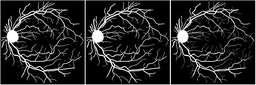
#> input picture images/VNRsteps.png, 256 x 85 px, shrunk from 1539 x 513 before the run
$ python -i gapFilling.py   (imports and definitions only)
#> lines starting #> are read from the running program, lines starting #| are printed output that depends on the picture; after the words box and inside, x2 and y2 are one past the last pixel; in counts of white or black regions, pixels touching at a corner belong together
#> further down, picture is the input picture: shape (85, 256); min 0, max 255, mean 37.4
import os
import sys
import cv2
import sys
import math
import tqdm
import numpy
import scipy
import skimage

# [7 lines left out: function removeSmallPix, not called in this run]

def getMutualShortestDistancePairs(firstPList, secondPList):
    distances = scipy.spatial.distance.cdist(firstPList, secondPList, "euclidean")
    maxInt = numpy.iinfo(numpy.int32).max
    distances[distances == 0] = maxInt
    minDistIdx = numpy.argmin(distances, axis=1)
    corList = tuple(zip(numpy.arange(len(minDistIdx)),minDistIdx))
    idxValList = [a for a in corList if any((a == b[::-1]) for b in corList)]
    uniquePairsList = [pair for i, pair in enumerate(idxValList) if pair[::-1] not in idxValList[:i]]
    endPToLink = []
    for e in uniquePairsList:
        endPToLink.append([tuple(firstPList[e[0]]),tuple(firstPList[e[1]])])
    return endPToLink

# [35 lines left out: function getLinePixList, not called in this run]

def checkBranchingConditions(pair, labels, stats, mainLabels, endPointsList, crossPointsList, statsSkeleton, skeleton):
    skeletonCopy = numpy.copy(skeleton)
    assert(len(pair) == 2)
    p1, p2 = pair

    #region does pair's elements are from a similar CC ?
    if labels[p1] == labels[p2]:
        return []
    # [16 lines of commented-out code are left out]
    if labels[p1] != mainLabels and labels[p2] == mainLabels:
        smallestCCPix = p1
    elif labels[p1] == mainLabels and labels[p2] != mainLabels:
        smallestCCPix = p2
    #Size comparison done on img not on skeleton
    elif stats[labels[p1], cv2.CC_STAT_AREA] < stats[labels[p2], cv2.CC_STAT_AREA]:
        smallestCCPix = p1
    else:
        smallestCCPix = p2

    branchPix = numpy.argwhere(labels==labels[smallestCCPix])
    branchEndP = [(a[0],a[1]) for a in branchPix if any((a == b).all() for b in endPointsList)]
    branchcrossP = [(a[0],a[1]) for a in branchPix if any((a == b).all() for b in crossPointsList)]
    branchEndCrossP = branchEndP+branchcrossP

    branchEndCrossP = [t for t in branchEndCrossP if t not in pair]
    distances = scipy.spatial.distance.cdist([smallestCCPix], branchEndCrossP, "euclidean")
    nearest = branchEndCrossP[numpy.argmin(distances)]

    if smallestCCPix == p1:
        uniquebranchEndCrossP = pair[::-1]+[nearest]
    else:
        uniquebranchEndCrossP = pair+[nearest]

    p1, p2, p3 = uniquebranchEndCrossP #Angle in p2
    assert(p1 != p2 and p2 != p3)
    a = numpy.array([p2[0] - p1[0], p2[1] - p1[1]])
    b = numpy.array([p2[0] - p3[0], p2[1] - p3[1]])

    # Clamp to avoid out of range cuz of precision loss
    arg = numpy.dot(a, b)/(numpy.linalg.norm(a)*numpy.linalg.norm(b))
    arg = numpy.clip(arg, -1, 1)
    angle = round(math.degrees(math.acos(arg)))

    #acos => angle€[0;180]
    if angle < 135:
        return []
    #endregion

    #region is there already a vessel in the rebranching path ?
    linePixList = getLinePixList(p1, p2)
    linePixList.remove(p1)
    linePixList.remove(p2)

    skeletonCopy = skeletonCopy.astype(numpy.uint8)*255
    sumPath = 0
    for e in linePixList:
        sumPath += skeleton[e] #Does not work for diagonal crossing

    if sumPath > 0:
        return []
    #endregion

    return pair

# [22 lines left out: function propagateBranchWidth, not called in this run]

def gapFilling(img):
    numLabels, labels, stats, _ = cv2.connectedComponentsWithStats(img.astype(numpy.uint8), connectivity=8)
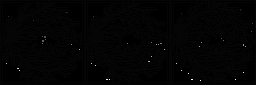
#> labels: shape (85, 256) int32; min 0, max 48, mean 0.6; drawn with min black and max white
#> numLabels = 49; stats = 49 rows, first 6: [1, 1, 254, 83, 9411], [0, 0, 256, 85, 12287], [20, 5, 1, 1, 1], [105, 5, 1, 1, 1], [190, 5, 1, 1, 1], [155, 9, 1, 1, 1]
    mainLabels = numpy.argmax(stats[1:, cv2.CC_STAT_AREA])+1
#> mainLabels = 1
    # mainPix = numpy.argwhere(labels == mainLabels)[:, ::-1]

    skeleton = skimage.morphology.skeletonize(img)
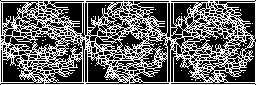
#> skeleton: shape (85, 256) bool; 40.2% white in thin lines or dots
    kernel = numpy.array([[1, 1, 1], [1, 0, 1], [1, 1, 1]])
    countNeighborsOfAllPix = scipy.signal.convolve2d(skeleton, kernel, mode='same', boundary='fill', fillvalue=0)
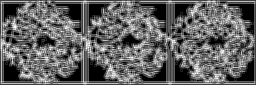
#> countNeighborsOfAllPix: shape (85, 256) int64; min 0, max 8, mean 3.13; drawn with min black and max white
    countNeighborsOfOnesPix = numpy.where(skeleton==1, countNeighborsOfAllPix, 0)
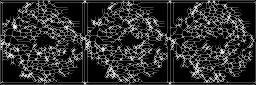
#> countNeighborsOfOnesPix: shape (85, 256) int64; min 0, max 8, mean 1.44; drawn with min black and max white
    endPointsList = numpy.argwhere(countNeighborsOfOnesPix==1) #y,x format
#> endPointsList = 160 pairs, first value 6 to 80, second value 6 to 253
    crossPointsList = numpy.argwhere(countNeighborsOfOnesPix==3) #y,x format
#> crossPointsList = 1869 pairs, first value 0 to 84, second value 0 to 255

    _, labelsSkeleton, statsSkeleton, _ = cv2.connectedComponentsWithStats(skeleton.astype(numpy.uint8), connectivity=8)
#> statsSkeleton = 49 rows, first 6: [0, 0, 256, 85, 13005], [0, 0, 256, 85, 8697], [20, 5, 1, 1, 1], [105, 5, 1, 1, 1], [190, 5, 1, 1, 1], [155, 9, 1, 1, 1]
    # mainPixSkeleton = numpy.argwhere(labelsSkeleton == mainLabels)[:, ::-1]
    # mainEndPixSkeleton = numpy.array([a for a in endPointsList if any((a == b).all() for b in mainPixSkeleton)])

    endPToLink = getMutualShortestDistancePairs(endPointsList, endPointsList)
#> in getMutualShortestDistancePairs, `distances = scipy.spatial.distance.cdist(firstPList, secondPList, "euc..`:
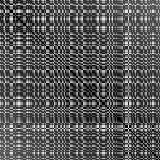
#> distances: shape (160, 160) float64; min 0, max 249.9, mean 89.6
#> in getMutualShortestDistancePairs, `distances[distances == 0] = maxInt`:
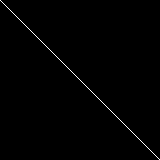
#> distances: shape (160, 160) float64; 0.62% of pixels changed, all inside (x1, y1, x2, y2) = (0, 0, 160, 160); drawn with min black and max white
#> in getMutualShortestDistancePairs, `minDistIdx = numpy.argmin(distances, axis=1)`: minDistIdx = 160 values, max 158 at index 150, min 0 at index 29, mean 79.84
#> in getMutualShortestDistancePairs, `corList = tuple(zip(numpy.arange(len(minDistIdx)),minDistIdx))`: corList = 160 pairs, first value 0 to 159, second value 0 to 158
#> in getMutualShortestDistancePairs, `idxValList = [a for a in corList if any((a == b[::-1]) for b in corLis..`: idxValList = 114 pairs, first value 0 to 158, second value 0 to 158
#> in getMutualShortestDistancePairs, `uniquePairsList = [pair for i, pair in enumerate(idxValList) if pair[:..`: uniquePairsList = 57 pairs, first value 0 to 156, second value 7 to 158
#> the loop in getMutualShortestDistancePairs, `for e in uniquePairsList:` made 57 passes
#> e on passes 1 to 12: (0, 29), (2, 8), (3, 9), (4, 10), (6, 7), (11, 12), (13, 14), (18, 19), (20, 26), (21, 22), (23, 24), (30, 36)
#> after the loop in getMutualShortestDistancePairs, `for e in uniquePairsList:`: endPToLink = 57 items
#> endPToLink = 57 items

    validPairs = []
    for e in endPToLink:
        pair = checkBranchingConditions(e,labels, stats, mainLabels, endPointsList, crossPointsList, statsSkeleton, skeleton)
        if pair!=[]:
            validPairs.append(pair)
#> this loop made 57 passes
#> after the loop, validPairs = []
    # print("valid endPToLink:",len(validPairs),":", validPairs,"\n")

    crossEndPToLink = getMutualShortestDistancePairs(endPointsList, crossPointsList)
#> in getMutualShortestDistancePairs (call 2), `distances = scipy.spatial.distance.cdist(firstPList, secondPList, "euc..`:
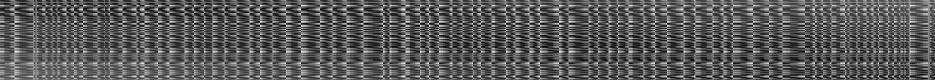
#> distances: shape (160, 1869) float64 (shown at 1/2 size); min 1, max 258.9, mean 91.2; drawn with min black and max white
#> in getMutualShortestDistancePairs (call 2), `minDistIdx = numpy.argmin(distances, axis=1)`: minDistIdx = 160 values, max 1805 at index 158, min 74 at index 0, mean 1010.7
#> in getMutualShortestDistancePairs (call 2), `corList = tuple(zip(numpy.arange(len(minDistIdx)),minDistIdx))`: corList = 160 pairs, first value 0 to 159, second value 74 to 1805
#> in getMutualShortestDistancePairs (call 2), `idxValList = [a for a in corList if any((a == b[::-1]) for b in corLis..`: idxValList = []
#> crossEndPToLink = []

    for e in crossEndPToLink:
        pair = checkBranchingConditions(e,labels, stats, mainLabels, endPointsList, crossPointsList, statsSkeleton, skeleton)
        if pair!=[]:
            validPairs.append(pair)
#> this loop made 0 passes
    # [5 lines of commented-out code are left out]
    for vp in validPairs:
        y0,x0 = vp[0]
        y1,x1 = vp[1]
        # cv2.line(skeleton, (x0,y0), (x1,y1) , 255, 1)
        cv2.line(img, (x0,y0), (x1,y1) , 200, 1)
        img = propagateBranchWidth(img, (x1,y1))
    # cv2.imshow("labels", labels.astype(numpy.uint8)*2)
    # cv2.imshow("img", img)
    # cv2.waitKey(0)
    return img

# [7 lines left out: function main, not called in this run]

# [2 lines not run here, left out]

>>> import cv2
>>> picture = cv2.imread('images/VNRsteps.png', cv2.IMREAD_GRAYSCALE)
>>> result = gapFilling(picture)

$ run again, on images/reBranchOrRemove.png
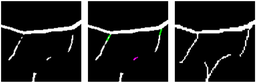
#> input picture images/reBranchOrRemove.png, 256 x 83 px, shrunk from 1517 x 489 before the run
#> labels: shape (83, 256) int32; 11 distinct labels, from 0 to 10
#> numLabels = 11; stats = [[2, 2, 252, 79, 15023], [0, 0, 256, 83, 6154], [44, 54, 10, 9, 36], [135, 55, 1, 1, 1], [233, 54, 1, 2, 2], [133, 56, 6, 5, 18], [131, 59, 1, 1, 1], [204, 59, 2, 1, 2], [179, 65, 4, 1, 4], [33, 70, 4, 1, 4], [120, 70, 3, 1, 3]]
#> mainLabels = 1
#> skeleton: shape (83, 256) bool; 15.9% white in thin lines or dots
#> countNeighborsOfOnesPix: shape (83, 256) int64; 8 distinct labels, from 0 to 7
#> endPointsList = 48 pairs, first value 19 to 75, second value 6 to 249
#> crossPointsList = 619 pairs, first value 2 to 80, second value 0 to 254
#> in gapFilling, `_, labelsSkeleton, statsSkeleton, _ = cv2.connectedComponentsWithStats..`:
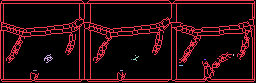
#> labelsSkeleton: shape (83, 256) int32; 11 distinct labels, from 0 to 10; one colour per label, 0 black
#> statsSkeleton = [[0, 0, 256, 83, 17864], [0, 0, 255, 82, 3330], [44, 54, 9, 9, 29], [135, 55, 1, 1, 1], [233, 54, 1, 2, 2], [133, 56, 6, 5, 8], [131, 59, 1, 1, 1], [204, 59, 2, 1, 2], [179, 65, 4, 1, 4], [33, 70, 4, 1, 4], [120, 70, 3, 1, 3]]
#> minDistIdx = 48 values, max 44 at index 46, min 2 at index 4, mean 23.98
#> corList = 48 pairs, first value 0 to 47, second value 2 to 44
#> idxValList = 28 pairs, first value 2 to 43, second value 2 to 43
#> uniquePairsList = [(2, 4), (6, 7), (9, 13), (10, 14), (16, 17), (19, 22), (23, 32), (24, 37), (25, 26), (29, 34), (30, 35), (31, 36), (40, 41), (42, 43)]
#> the loop in getMutualShortestDistancePairs, `for e in uniquePairsList:` made 14 passes
#> after the loop in getMutualShortestDistancePairs, `for e in uniquePairsList:`: endPToLink = 14 items
#> the loop in gapFilling, `for e in endPToLink:` made 14 passes
#> after the loop in gapFilling, `for e in endPToLink:`: validPairs = []
#> in getMutualShortestDistancePairs (call 2), `distances = scipy.spatial.distance.cdist(firstPList, secondPList, "euc..`:
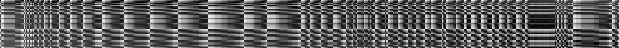
#> distances: shape (48, 619) float64; min 1, max 255.4, mean 94.6; drawn with min black and max white
#> minDistIdx = 48 values, max 558 at index 41, min 38 at index 0, mean 463.5
#> corList = 48 pairs, first value 0 to 47, second value 38 to 558
#> idxValList = []
